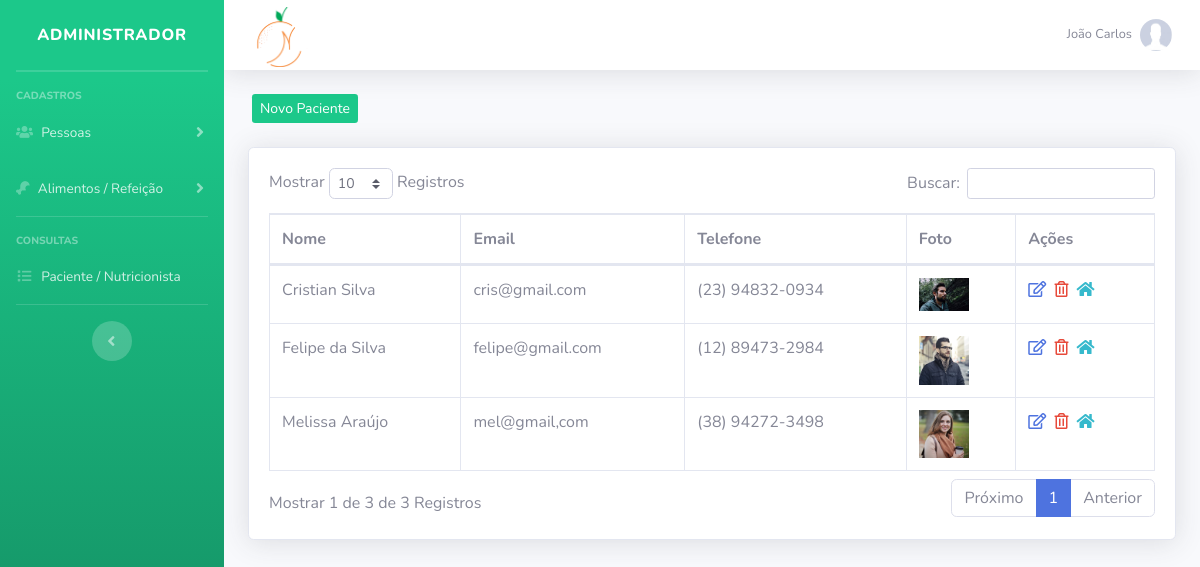
The page /painel-adm/index.php?pag=pacientes (signed in) on the database its author committed.
### tables this page shows
CREATE TABLE `usuario` (
  `ID` int(11) NOT NULL,
  `NOME` varchar(50) DEFAULT NULL,
  `CPF` varchar(20) DEFAULT NULL,
  `EMAIL` varchar(100) DEFAULT NULL,
  `SENHA` varchar(50) DEFAULT NULL,
  `NIVEL` varchar(15) DEFAULT NULL
);

CREATE TABLE `paciente` (
  `ID` int(11) NOT NULL,
  `CODPESSOA` int(11) DEFAULT NULL,
  `ALTURA` decimal(3,2) DEFAULT NULL,
  `PESO` decimal(5,2) DEFAULT NULL,
  `IMC` varchar(5) DEFAULT NULL,
  `CLASSIFICACAO` varchar(15) DEFAULT NULL,
  `OBESIDADE` varchar(15) DEFAULT NULL
);

CREATE TABLE `pessoa` (
  `ID` int(11) NOT NULL,
  `NOME` varchar(50) DEFAULT NULL,
  `CPF` varchar(20) DEFAULT NULL,
  `SEXO` varchar(2) DEFAULT NULL,
  `EMAIL` varchar(30) DEFAULT NULL,
  `TELEFONE` varchar(20) DEFAULT NULL,
  `FOTO` varchar(100) DEFAULT NULL
);

### painel-adm/pacientes.php (the view, shortened to what this page needs)
<?php
$pag = "pacientes";
require_once("../conexao.php");
?>
<div class="row mt-4 mb-4">
    <a type="button" class="btn-success btn-sm ml-3 d-none d-md-block" href="index.php?pag=<?php echo $pag ?>&funcao=novo">Novo Paciente</a>
</div>
<div class="card shadow mb-4">
    <div class="card-body">
        <div class="table-responsive">
            <table class="table table-bordered" id="dataTable" width="100%" cellspacing="0">
                <thead>
                    <tr>
                        <th>Nome</th>
                        <th>Email</th>
                        <th>Telefone</th>
                        <th>Foto</th>
                        <th>Ações</th>
                    </tr>
                </thead>
                <tbody>
                   <?php
                   $query = $pdo->query("SELECT * FROM PACIENTE AS PA INNER JOIN PESSOA AS P ON P.ID = PA.CODPESSOA order by NOME");
                   $res = $query->fetchAll(PDO::FETCH_ASSOC);
                   for ($i=0; $i < count($res); $i++) {
                      $nome = $res[$i]['NOME'];
                      $email = $res[$i]['EMAIL'];
                      $telefone = $res[$i]['TELEFONE'];
                      $foto = $res[$i]['FOTO'];
                      $id = $res[$i]['ID'];
                      ?>
                    <tr>
                        <td><?php echo $nome ?></td>
                        <td><?php echo $email ?></td>
                        <td><?php echo $telefone ?></td>
                        <td><img src="../img/pacientes/<?php echo $foto ?>" width="50"></td>
                        <td>
                             <a href="index.php?pag=<?php echo $pag ?>&funcao=editar&id=<?php echo $id ?>" class='text-primary mr-1' title='Editar Dados'><i class='far fa-edit'></i></a>
                            <a href="index.php?pag=<?php echo $pag ?>&funcao=excluir&id=<?php echo $id ?>" class='text-danger mr-1' title='Excluir Registro'><i class='far fa-trash-alt'></i></a>
                            <a href="index.php?pag=<?php echo $pag ?>&funcao=endereco&id=<?php echo $id ?>" class='text-info mr-1' title='Ver Endereço'><i class='fas fa-home'></i></a>
                        </td>
                    </tr>
<?php } ?>
                </tbody>
            </table>
        </div>
    </div>
</div>
    </div>
</div>

### painel-adm/index.php (shortened to what this page needs)
<?php
    require_once("../conexao.php");
    $pag = @$_GET["pag"];
    $menu1 = "nutricionistas";
    $menu2 = "pacientes";
    $menu3 = "alimentos";
    $menu4 = "categoria_alimentos";
    $menu5 = "refeicao";
    $menu6 = "paciente-nutricionista";
    $query = $pdo->query("SELECT * FROM USUARIO WHERE ID = '$_SESSION[id_usuario]'");
    $res = $query->fetchAll(PDO::FETCH_ASSOC);
    $nome_usu = @$res[0]['NOME'];
 ?>
<!DOCTYPE html>
<html lang="pt-br">
    <head>
        <link href="../vendor/fontawesome-free/css/all.min.css" rel="stylesheet" type="text/css">
        <link href="../css/sb-admin-2.min.css" rel="stylesheet">
        <link href="../css/style.css" rel="stylesheet">
        <link href="../vendor/datatables/dataTables.bootstrap4.min.css" rel="stylesheet">
    </head>
    <body id="page-top">
        <div id="wrapper">
            <ul class="navbar-nav bg-gradient-success sidebar sidebar-dark accordion" id="accordionSidebar">
                <a class="sidebar-brand d-flex align-items-center justify-content-center" href="index.php">
                    <div class="sidebar-brand-text mx-3">Administrador</div>
                </a>
                <hr class="sidebar-divider my-0">
                <hr class="sidebar-divider">
                <div class="sidebar-heading">
                    Cadastros
                </div>
                <li class="nav-item">
                    <a class="nav-link collapsed" href="#" data-toggle="collapse" data-target="#collapseTwo" aria-expanded="true" aria-controls="collapseTwo">
                        <i class="fas fa-users"></i>
                        <span>Pessoas</span>
                    </a>
                </li>
                <li class="nav-item">
                    <a class="nav-link collapsed" href="#" data-toggle="collapse" data-target="#collapseUtilities" aria-expanded="true" aria-controls="collapseUtilities">
                        <i class="fas fa-drumstick-bite"></i>
                        <span>Alimentos / Refeição</span>
                    </a>
                </li>
                <hr class="sidebar-divider">
                <div class="sidebar-heading">
                    Consultas
                </div>
                <li class="nav-item">
                    <a class="nav-link" href="index.php?pag=<?php echo $menu6 ?>">
                        <i class="fas fa-fw fa-list"></i>
                        <span>Paciente / Nutricionista</span></a>
                </li>
                <hr class="sidebar-divider d-none d-md-block">
                <div class="text-center d-none d-md-inline">
                    <button class="rounded-circle border-0" id="sidebarToggle"></button>
                </div>
            </ul>
            <div id="content-wrapper" class="d-flex flex-column">
                <div id="content">
                    <nav class="navbar navbar-expand navbar-light bg-white topbar mb-4 static-top shadow">
                       <img class="mt-1" src="../img/Icons.png" width="78">
                        <ul class="navbar-nav ml-auto">
                            <li class="nav-item dropdown no-arrow">
                                <a class="nav-link dropdown-toggle" href="#" id="userDropdown" role="button" data-toggle="dropdown" aria-haspopup="true" aria-expanded="false">
                                    <span class="mr-2 d-none d-lg-inline text-gray-600 small"><?php echo $nome_usu; ?></span>
                                    <img class="img-profile rounded-circle" src="../img/sem-foto.jpg">
                                </a>
                            </li>
                        </ul>
                    </nav>
                    <div class="container-fluid">
                        <?php if (@$pag == null) {
                        @include_once("home.php");
                        } else if (@$pag==$menu1) {
                        @include_once(@$menu1.".php");
                        } else if (@$pag==$menu2) {
                        @include_once(@$menu2.".php");
                         } else if (@$pag==$menu3) {
                        include_once(@$menu3.".php");
                        } else if (@$pag==$menu4) {
                        @include_once(@$menu4.".php");
                        } else if (@$pag==$menu5) {
                        @include_once(@$menu5.".php");
                        } else if (@$pag==$menu6) {
                        @include_once(@$menu6.".php");
                        } else {
                        @include_once("home.php");
                        }
                        ?>
                    </div>
                </div>
    </body>
</html>

### rows shown on the page
usuario: NOME "João Carlos"
paciente: CODPESSOA.NOME "Cristian Silva", CODPESSOA.EMAIL "cris@gmail.com", CODPESSOA.TELEFONE "(23) 94832-0934", CODPESSOA.FOTO (picture)
paciente: CODPESSOA.NOME "Felipe da Silva", CODPESSOA.EMAIL "felipe@gmail.com", CODPESSOA.TELEFONE "(12) 89473-2984", CODPESSOA.FOTO (picture)
paciente: CODPESSOA.NOME "Melissa Araújo", CODPESSOA.EMAIL "mel@gmail,com", CODPESSOA.TELEFONE "(38) 94272-3498", CODPESSOA.FOTO (picture)
